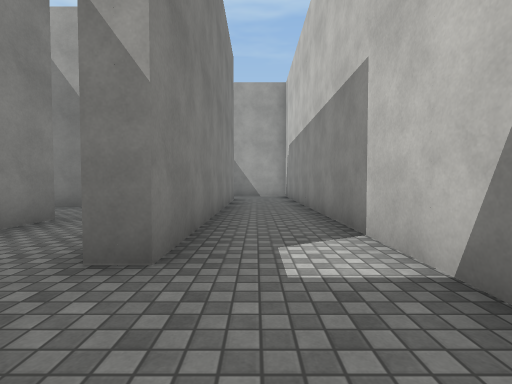
View 1 (above)

24 first-person views from a walk through a scene from a Unity 3-D project. The camera is 1.2 m above the floor, tilts 2° down and sees 85° across. The floor is counted in squares, 2 m on a side. Each view is taken from the middle of a square. On the plan, view 1 faces up. The plan holds only what a view shows up to about 9 squares ahead; the rest is blank. Surface patterns are stand-ins for the level's own textures.

View 2
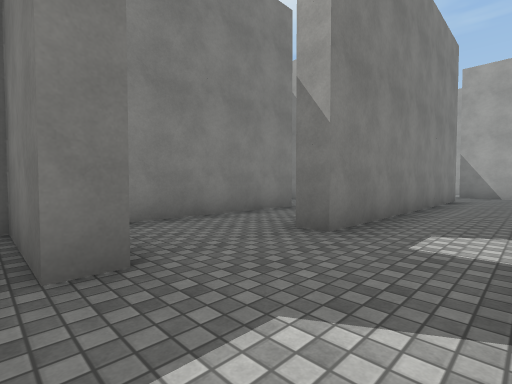

View 3
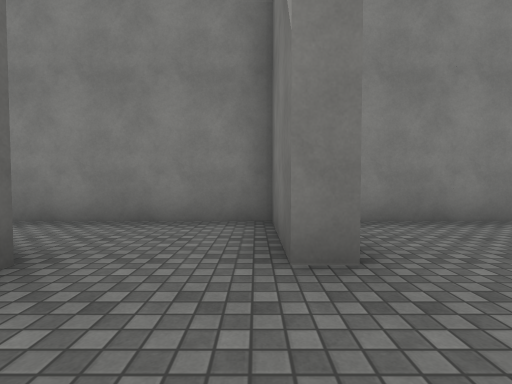

View 4
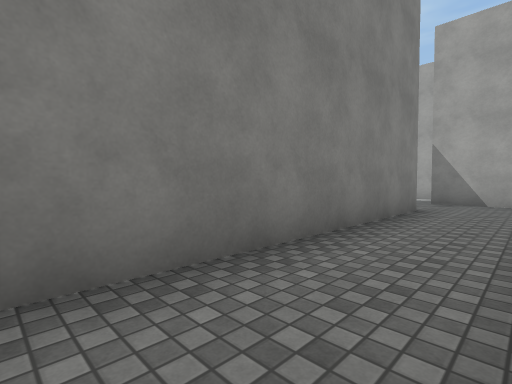

View 5
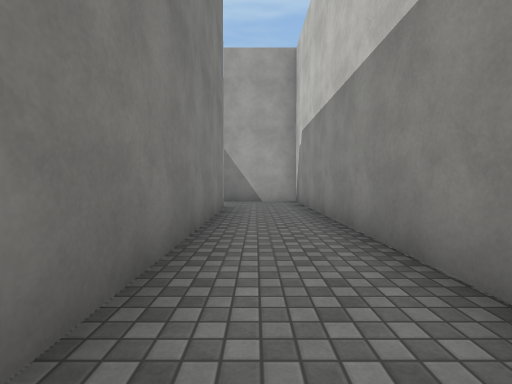

View 6
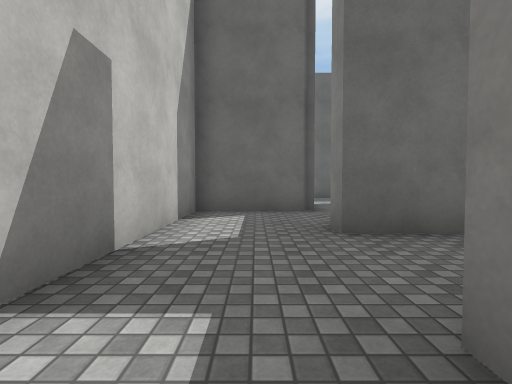

View 7
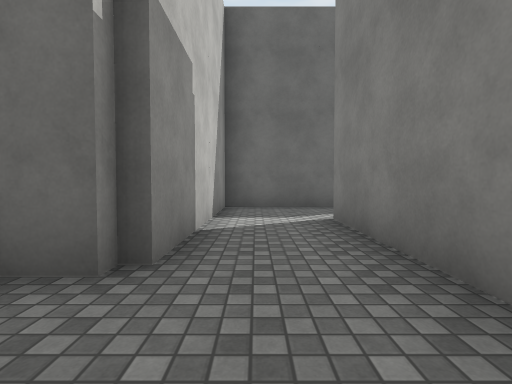

View 8
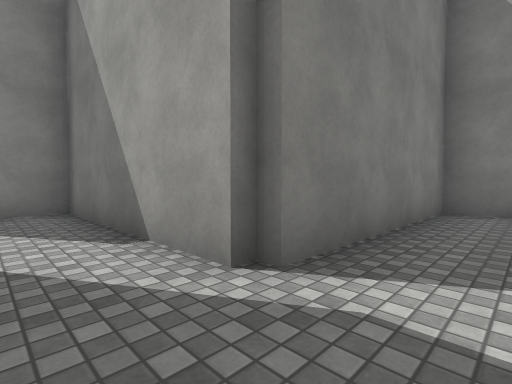

View 9
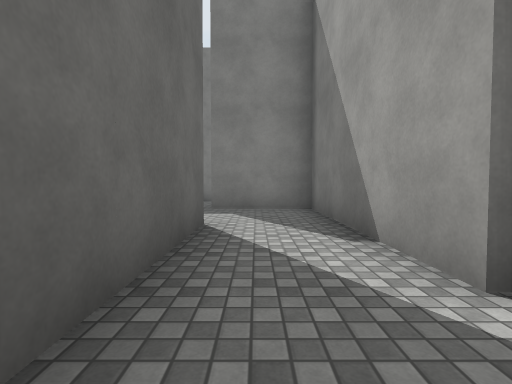

View 10
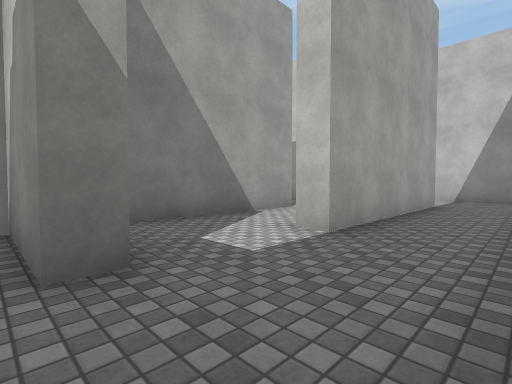

View 11
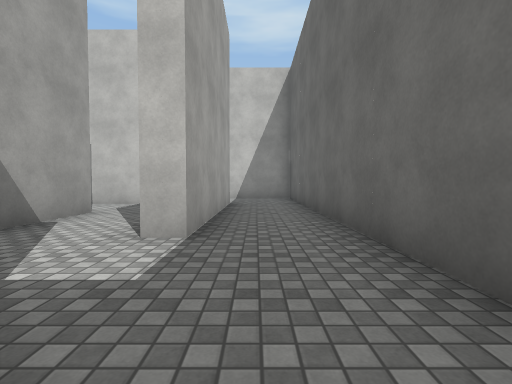

View 12
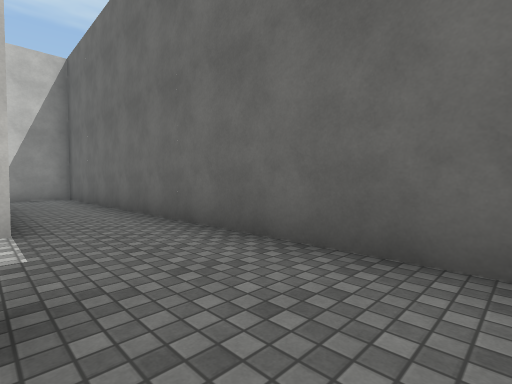

View 13
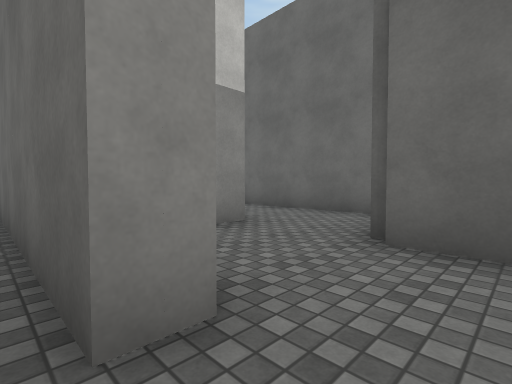

View 14
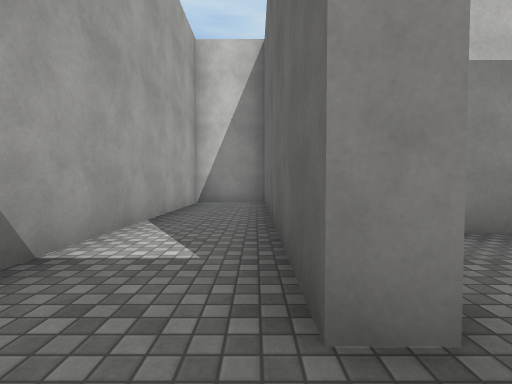

View 15
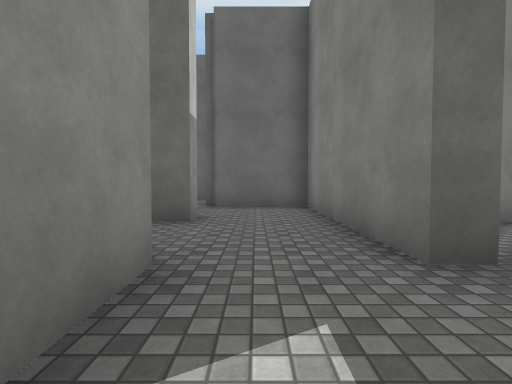

View 16
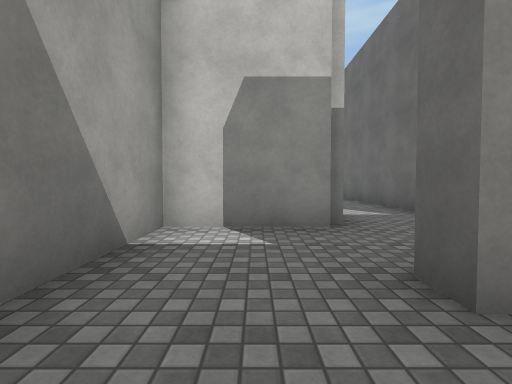

View 17
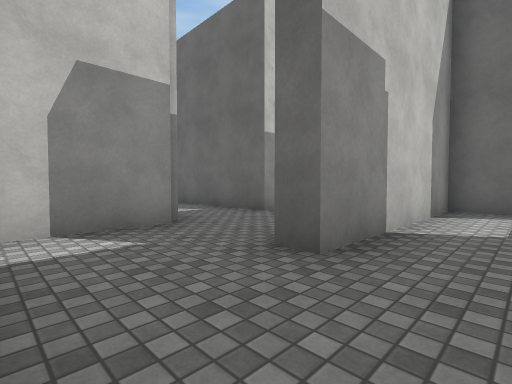

View 18
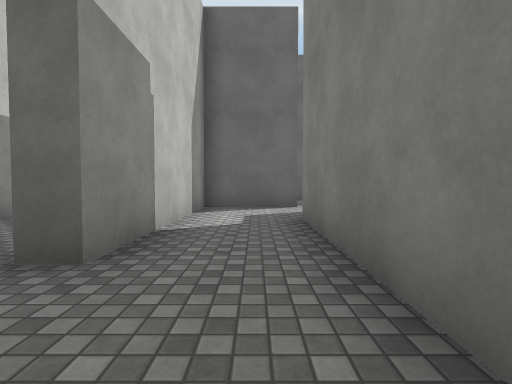

View 19
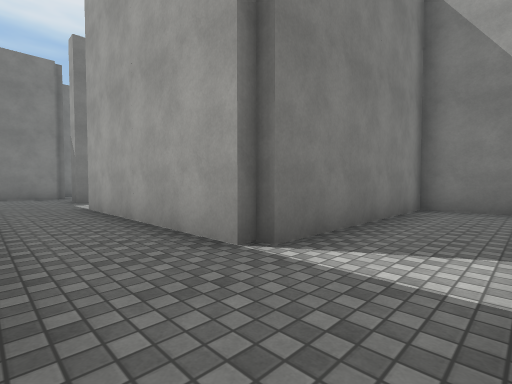

View 20
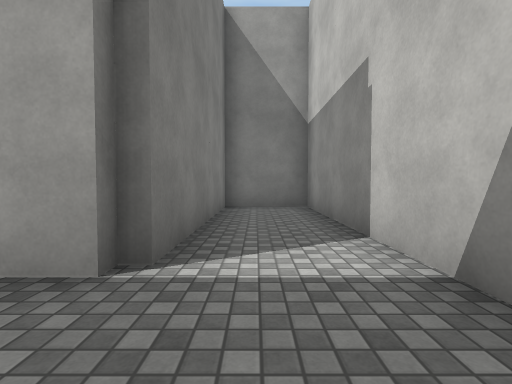

View 21
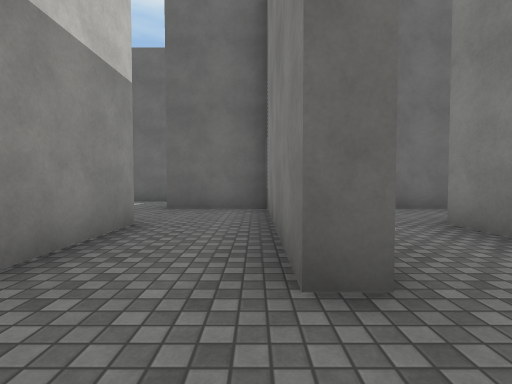

View 22
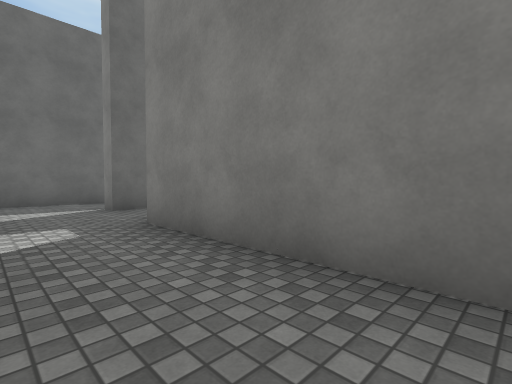

View 23
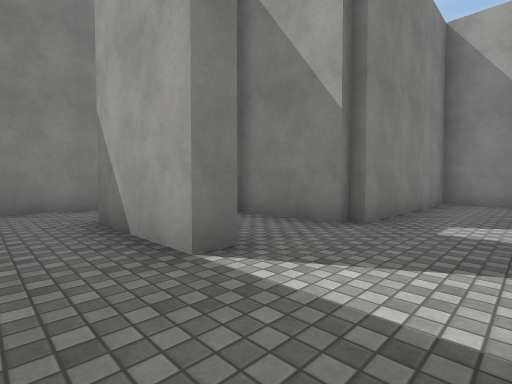

View 24
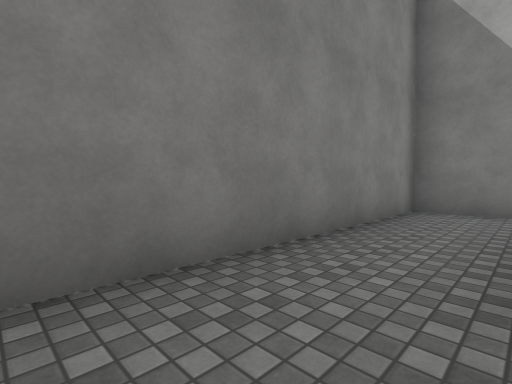

### Floor plan
Key: @ floor where view 1 was taken; # wall or solid block; . floor.
Columns run from 16 left of view 1 to 2 right of it. Each row starts with its distance up from view 1.
 12                ####
 11                ...#
 10                #..#
  9                #..#
  8                #..#
  7           ###  #..#
  6           #... #..#
  5       ##  #....#..#
  4      ##.  #..#.#..#
  3      #..  #..#.#..#
  2      #..###..#....#
  1      #..#....#....#
  0   ####..##...##.@.#
 -1  ....#.......#....#
 -2 #....#.......#....#
 -3 #..#.#########.####
 -4 #..#.........#.#..#
 -5 #..#.#########.#..#
 -6 ...#....#......#..#
 -7 ...#....#......#..#
 -8 ######....######..#
 -9      #............#
-10       ............#
-11       ###########

Where each view was taken, in squares from view 1:
view 1: 0 up, 0 right, facing up
view 2: 1 down, 1 right, facing up-left
view 3: 1 down, 1 right, facing left
view 4: 3 up, 1 right, facing up-left
view 5: 3 up, 0 right, facing up
view 6: 3 up, 0 right, facing down
view 7: 1 down, 2 left, facing down
view 8: 7 down, 2 left, facing up-left
view 9: 7 down, 2 left, facing left
view 10: 10 down, 9 left, facing up-right
view 11: 9 down, 9 left, facing right
view 12: 8 down, 10 left, facing down-right
view 13: 5 down, 12 left, facing down-right
view 14: 5 down, 12 left, facing right
view 15: 1 down, 12 left, facing down
view 16: 2 down, 15 left, facing right
view 17: 1 down, 15 left, facing down-right
view 18: 1 down, 15 left, facing down
view 19: 10 down, 1 right, facing up-left
view 20: 10 down, 0 right, facing up
view 21: 6 up, 3 left, facing down
view 22: 6 up, 4 left, facing down-left
view 23: 2 down, 4 left, facing up-left
view 24: 2 down, 9 left, facing up-left
